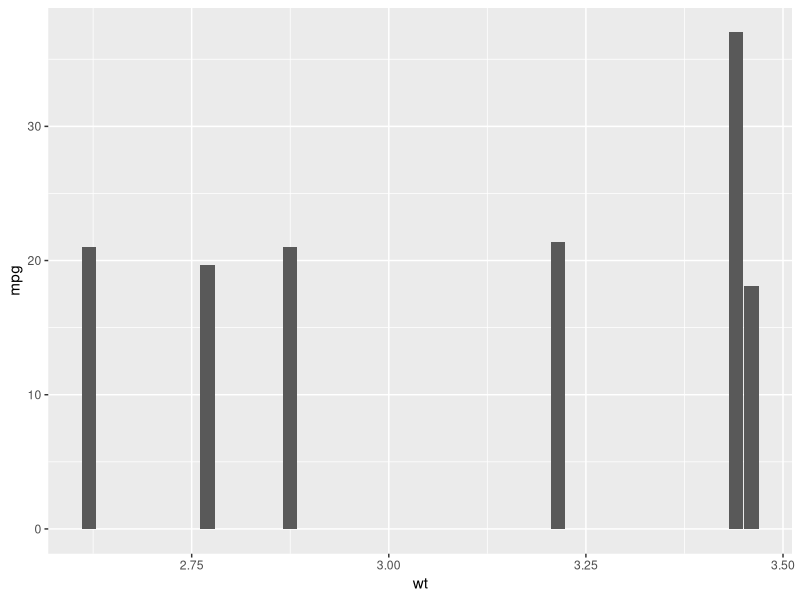
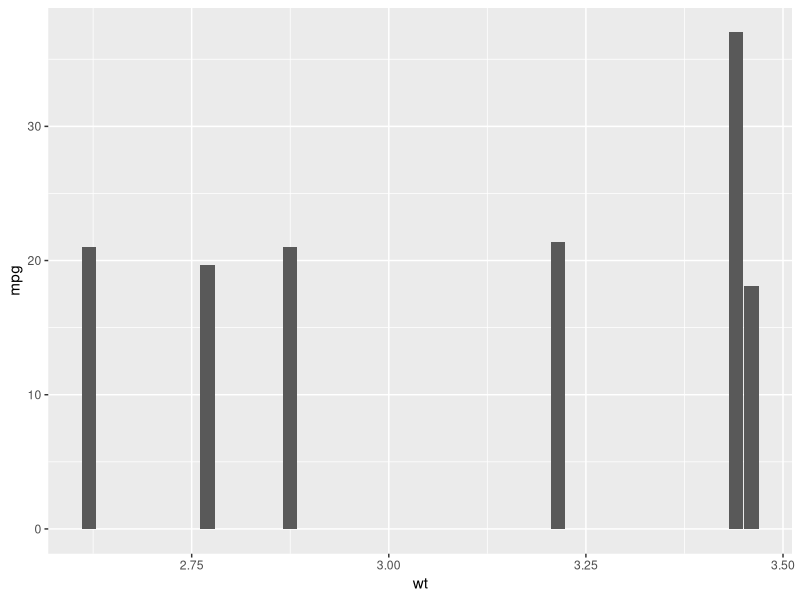

These charts were generated, in order, by the following R code:
## ---- chunk 1
knitr::opts_chunk$set(echo = TRUE, 
                      cache = TRUE)
## ---- chunk 2

#  R Crash Course  
#      Author: Marissa A. Dyck             

#  Module 1: R basics

library(ggplot2)
library(dplyr)
## ---- chunk 3

2 + 2

## ---- chunk 4

2 + 2
4 + 4

## ---- chunk 5

getwd()

## ---- chunk 6

# Using the help file ----------------------

?seq

## ---- chunk 7
  
# example of order of operations using seq()
seq(from = 1,
    to = 10,
    by = 1)

# the below is read the same as above even though we didn't supply the from =, to =, and by = arguments because this is they are in the specified for this function
seq(1, 10, 1)

# as long as we specify the arguments we can also enter them in a different order
seq(to = 10,
    from = 1,
    by = 1)

# but not the same as
# seq(10, 1, 1) # try this, what happens?
## ---- chunk 8

setwd("/Users/marissadyck/Library/CloudStorage/OneDrive-OhioUniversity/R Crash Course")

## ---- chunk 9

# example of clean code

# there are spaces between each comment and between the '#' operator and the start of the comment text

# get mtcars data and create new object for filtered data
mtcars_6cyl <- mtcars %>% 
  
  # filter to only data with 6 cylinders
  filter(cyl == 6)
  
# plot filtered data wt x mpg  
ggplot(data = mtcars_6cyl, 
       aes(x = wt, y = mpg)) +
  
  # graph with columns
  geom_col()


# example of same code but messy
# notice there are no comments so you wouldn't remember what you did each step and the code is all smooshed together so it would be hard to check for coding errors/typos

mtcars_6cyl <-mtcars%>% 
filter(cyl==6)

ggplot(data=mtcars_6cyl, aes(x=wt,y=mpg)) + geom_col()

